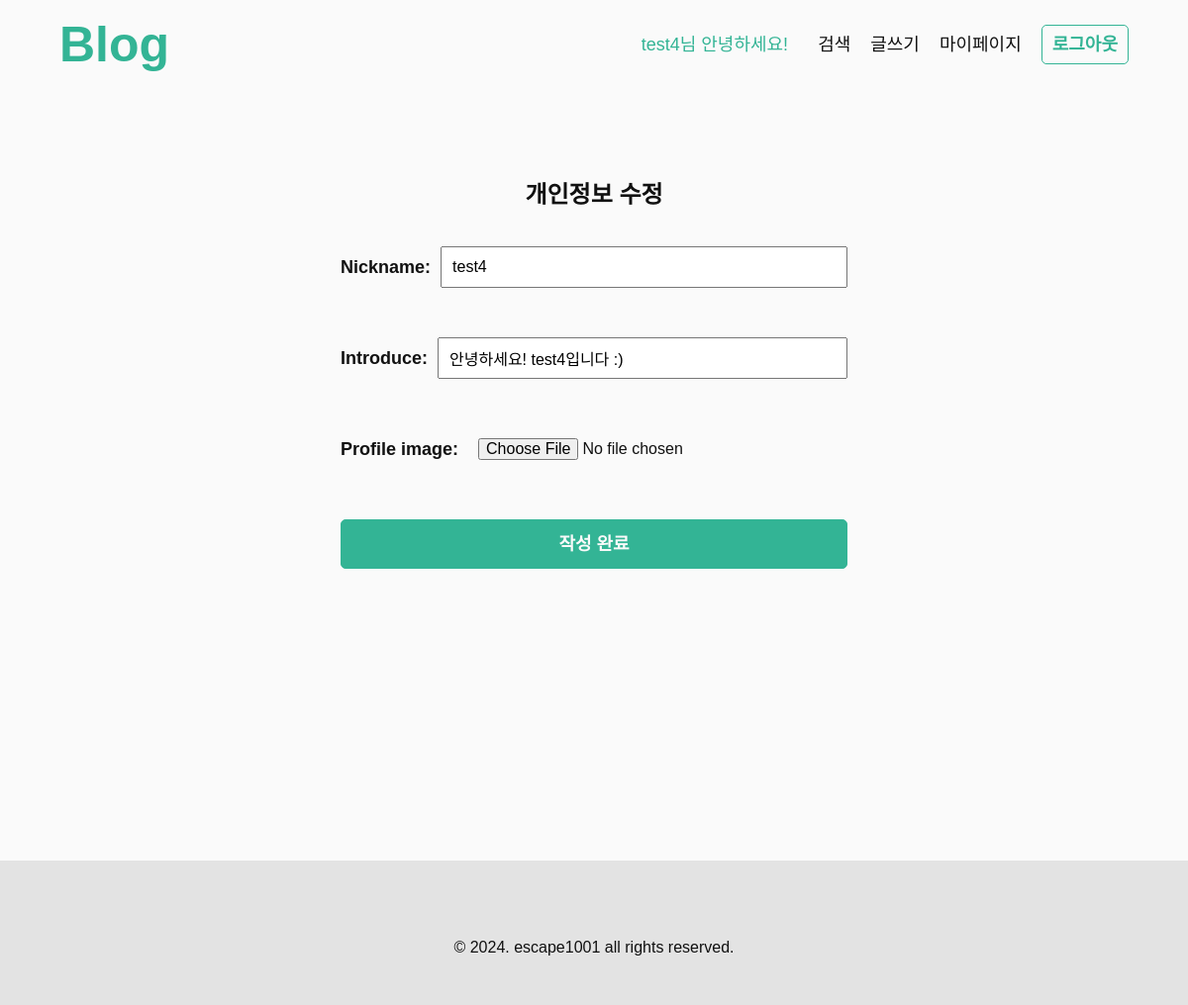
The app's page /accounts/update/profile (signed in), older data.
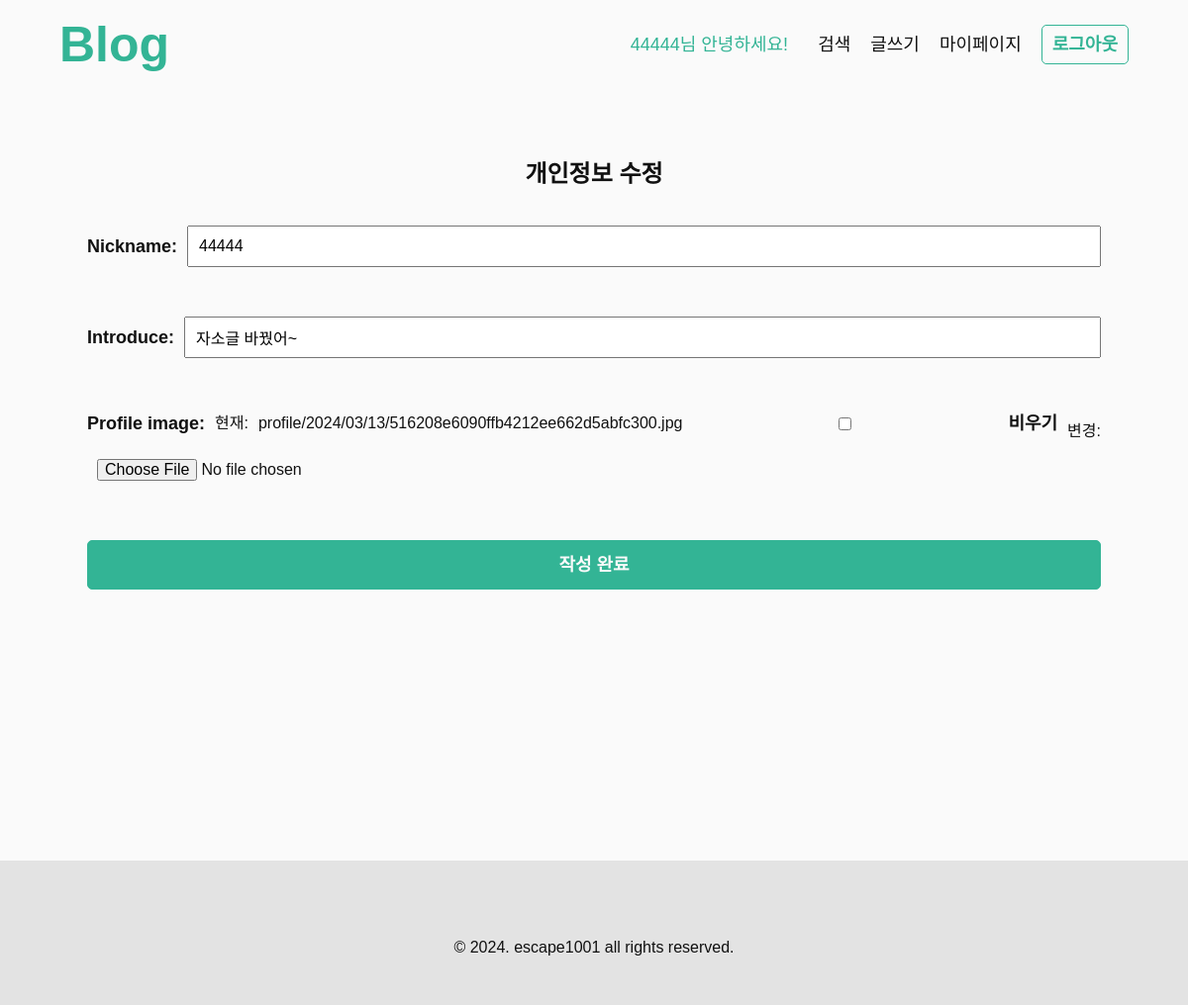
The same page, newer data.
### accounts/models.py (models this page shows, shortened)
class Profile(models.Model):
    user = models.ForeignKey(
        User, on_delete=models.CASCADE
    )
    nickname = models.CharField(max_length=10)
    introduce = models.CharField(max_length=150)
    profile_image = models.ImageField(
        upload_to="profile/%Y/%m/%d/", blank=True
    )

### accounts/views.py (the view)
class UpdateProfile(LoginRequiredMixin, UpdateView):
    model = Profile
    fields = ["nickname", "introduce", "profile_image"]
    template_name = 'accounts/change_form.html'
    success_url = settings.LOGIN_REDIRECT_URL
    def get_object(self):
        return get_object_or_404(Profile, user=self.request.user)

### accounts/context_processors.py (called while the page is built)
def profile_info(request):
    profile = None
    if request.user.is_authenticated:
        try:
            profile = Profile.objects.get(user=request.user)
        except Profile.DoesNotExist:
            pass
    return {'profile': profile}

### templates/accounts/change_form.html (shortened to what this page needs)
{% extends "base/base.html" %}
{% block content %}
<main class="accounts-form-wrapper center-content">
    <h2 class="section-title">개인정보 수정</h2>
    <form method="POST" enctype="multipart/form-data">
        {{form.as_p}}
        <p class="btn-area">
            <button class="default-btn reverse">작성 완료</button>
        </p>
    </form>
</main>
{% endblock %}

### templates/base/header.html (shortened to what this page needs)
<header>
    <h1>
        <a href="{% url "main" %}">Blog</a>
    </h1>
    <ul>
        {% if request.user.is_authenticated %}
        <li class="hello">
            <a href="{% url "userhome" user.username %}">{{profile.nickname}}님 안녕하세요!</a>
        </li>
        <li>
            <a href="{% url "post_list" %}">검색</a>
        </li>
        <li>
            <a href="{% url "post_create" %}">글쓰기</a>
        </li>
        <li>
            <a href="{% url "mypage" %}">마이페이지</a>
        </li>
        <li>
            <form action="{% url "logout" %}" method="POST">
                <button class="default-btn">로그아웃</button>
            </form>
        </li>
        {% endif %}
    </ul>
</header>

Row changes from the older to the newer data that the page shows:
changed Profile: nickname "test4" → "44444"; introduce "안녕하세요! test4입니다 :)" → "자소글 바꿨어~"
Text that changed along with them:
form field as_p: (not shown) → "☐"
text no longer shown: "Nickname: Introduce: Profile image:"
text now shown: "Nickname: Introduce: Profile image: 현재: profile/2024/03/13/516208e6090ffb4212ee662d5abfc300.jpg 비우기 변경:"
